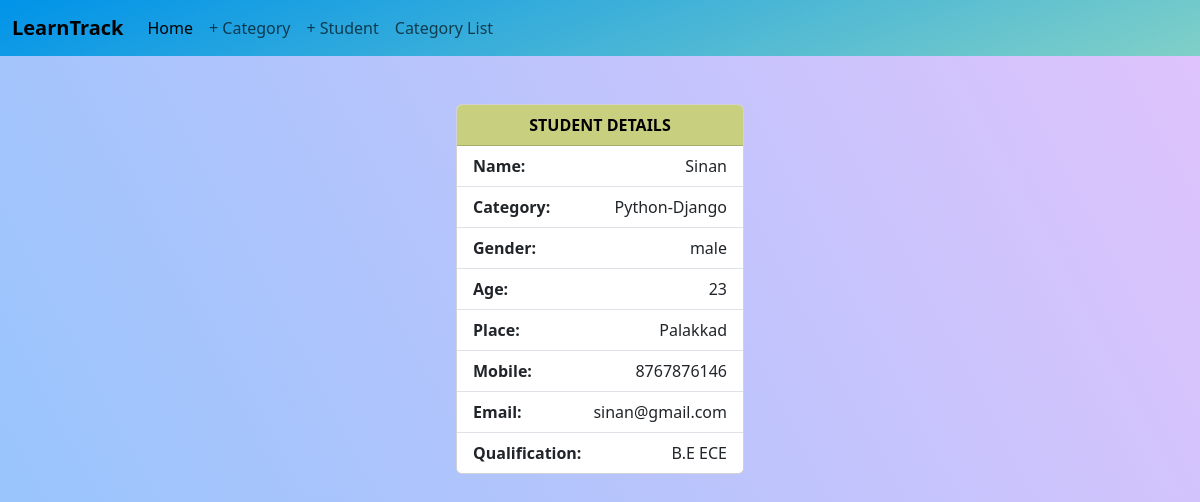
Screenshot of /student/1/ with the database file from the repository.
### StudentHub/models.py (models this page shows, shortened)
class Student(models.Model):
    student_name = models.CharField(max_length=200)
    category_name = models.ForeignKey(Category, on_delete=models.CASCADE, related_name="category")
    gender=models.CharField(max_length=20, null=True)
    age=models.IntegerField(null=True)
    place = models.CharField(max_length=200)
    mobile_number = models.CharField(max_length=200)
    email = models.CharField(max_length=200)
    qualification = models.CharField(max_length=200)
    created_date = models.DateTimeField(auto_now_add=True)
    updated_date = models.DateTimeField(auto_now=True)
    is_active = models.BooleanField(default=True)

class Category(models.Model):
    category_name = models.CharField(max_length=200, unique=True)
    created_date = models.DateTimeField(auto_now_add=True)
    updated_date = models.DateTimeField(auto_now=True)
    is_active = models.BooleanField(default=True)
    def __str__(self):
        return self.category_name

### StudentHub/views.py (the view)
# urls.py: path("student/<int:pk>/", views.StudentDetailView.as_view(), name="student-detail"),
class StudentDetailView(View):
    def get(self, request, *args, **kwargs):
        id = kwargs.get('pk')
        qs = Student.objects.get(id=id)
        return render(request, 'student_detail.html', {'data': qs})

### StudentHub/templates/student_detail.html (shortened to what this page needs)
<!DOCTYPE html>
{% load static %}
<html lang="en">
<head>
  <link href="https://cdn.jsdelivr.net/npm/bootstrap@5.3.3/dist/css/bootstrap.min.css" rel="stylesheet"
>
  <link rel="stylesheet" href="{% static 'css/student_detail.css' %}">
</head>
<body>
  <nav class="navbar navbar-expand-lg bg-body-tertiary">
    <div class="container-fluid">
      <a class="navbar-brand fw-bolder" href="#">LearnTrack</a>
      <div class="collapse navbar-collapse" id="navbarSupportedContent">
        <ul class="navbar-nav me-auto mb-2 mb-lg-0">
          <li class="nav-item">
            <a class="nav-link active" aria-current="page" href="{% url 'home' %}">Home</a>
          </li>
          <li class="nav-item">
            <a class="nav-link" href="{% url 'category-add' %}">+ Category</a>
          </li>
          <li class="nav-item">
            <a class="nav-link" href="{% url 'student-add' %}">+ Student</a>
          </li>
          <li class="nav-item">
            <a class="nav-link" href="{% url 'category-list' %}">Category List</a>
          </li>
        </ul>
      </div>
    </div>
  </nav>
  <center>
    <div class="card mt-5" style="width: 18rem;">
      <div class="card-header fw-bolder">
        STUDENT DETAILS
      </div>
      <ul class="list-group list-group-flush">
        <li class="list-group-item"><span><b>Name:</b></span> <span>{{data.student_name}}</span></li>
        <li class="list-group-item"><span><b>Category:</b></span> <span>{{data.category_name}}</span></li>
        <li class="list-group-item"><span><b>Gender:</b></span> <span>{{data.gender}}</span></li>
        <li class="list-group-item"><span><b>Age:</b></span> <span>{{data.age}}</span></li>
        <li class="list-group-item"><span><b>Place:</b></span> <span>{{data.place}}</span></li>
        <li class="list-group-item"><span><b>Mobile:</b></span> <span>{{data.mobile_number}}</span></li>
        <li class="list-group-item"><span><b>Email:</b></span> <span>{{data.email}}</span></li>
        <li class="list-group-item"><span><b>Qualification:</b></span> <span>{{data.qualification}}</span></li>
      </ul>
    </div>
  </center>
</body>
</html>

### StudentHub/static/css/student_detail.css (style rules this page uses)
body { background-color: #8EC5FC; background-image: linear-gradient(62deg, #8EC5FC 0%, #E0C3FC 100%); background-repeat: no-repeat; background-size: 100% 900px; }
.navbar { background-color: #0093E9; background-image: linear-gradient(160deg, #0093E9 0%, #80D0C7 100%); }
.card-header { background-color: #c8d080; color: #000000; }
.list-group-item { display: flex; justify-content: space-between; }

### rows the page displays
Student: student_name "Sinan", category_name "Python-Django", gender "male", age "23", place "Palakkad", mobile_number "8767876146", email "sinan@gmail.com", qualification "B.E ECE"
